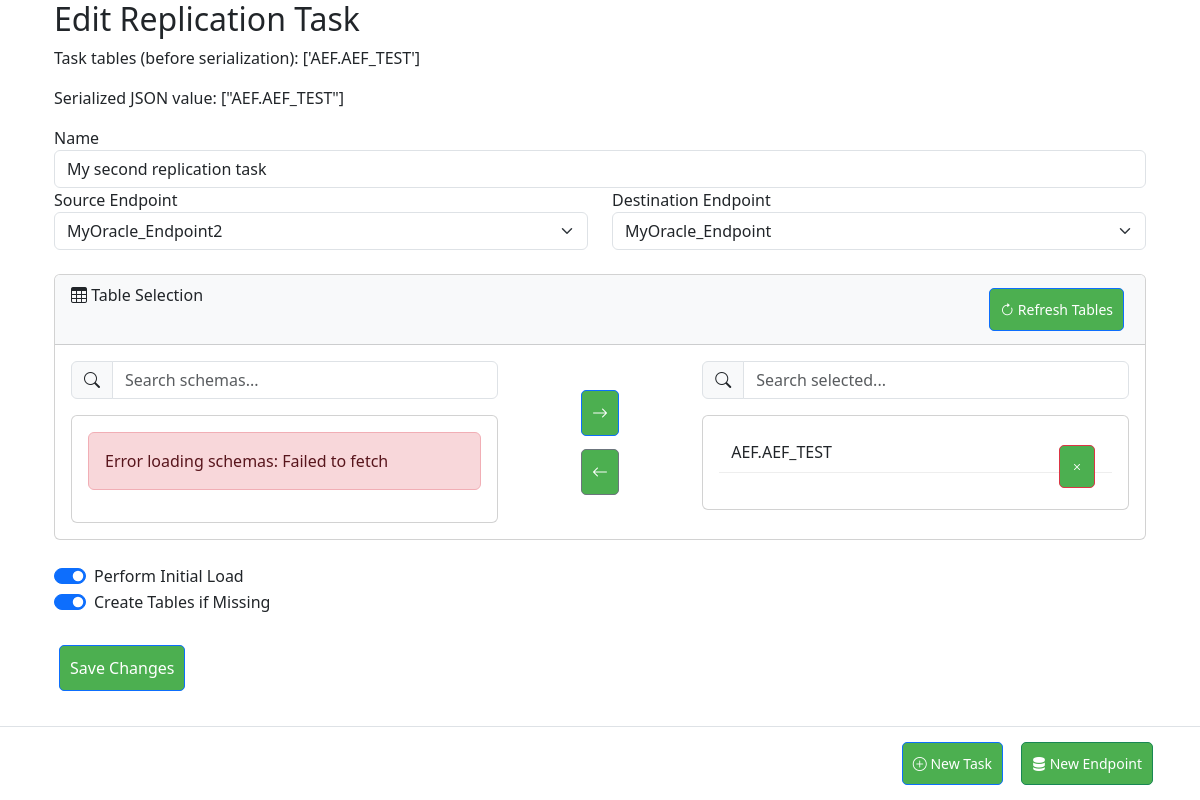
Before: /task/edit/2 with the older database file.
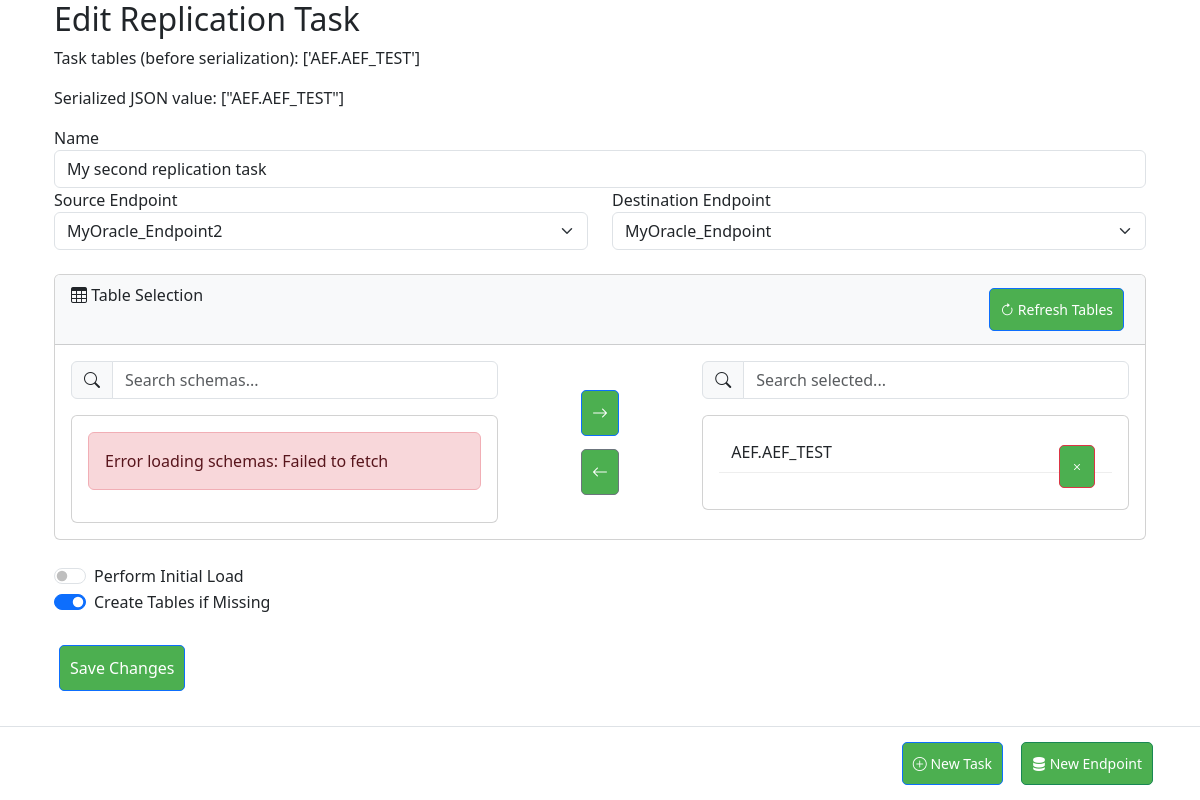
After: the same page with the newer database file.
### app/models/task.py (models this page shows, shortened)
class ReplicationTask(db.Model):
    __tablename__ = 'replication_task'
    id = db.Column(db.Integer, primary_key=True)
    name = db.Column(db.String(120), unique=True, nullable=False)
    metrics = db.Column(db.JSON)  # Stores latency, counts, etc.
    source_id = db.Column(db.Integer, db.ForeignKey('endpoint.id'), nullable=False)
    destination_id = db.Column(db.Integer, db.ForeignKey('endpoint.id'), nullable=False)
    tables = db.Column(db.JSON)
    cdc_type = db.Column(db.String(20))
    cdc_config = db.Column(db.JSON)
    status = db.Column(db.String(20), default='stopped')
    options = db.Column(db.JSON)
    last_position = db.Column(db.JSON)
    created_at = db.Column(db.DateTime, default=db.func.now())
    tables = db.Column(db.JSON)  # Store selected tables
    initial_load = db.Column(db.Boolean, default=False)
    create_tables = db.Column(db.Boolean, default=True)
    replication_mode = db.Column(db.String(20), default='full')  # full/partial
    source = db.relationship('Endpoint', foreign_keys=[source_id], backref='source_tasks')
    destination = db.relationship('Endpoint', foreign_keys=[destination_id], backref='destination_tasks')

### app/web/routes.py (the view, shortened to what this page needs)
@bp.route('/task/edit/<int:task_id>', methods=['GET', 'POST'])
def edit_task(task_id):
    task = ReplicationTask.query.get_or_404(task_id)
    print("Task tables:", task.tables)  # Debugging
    form = TaskForm()
    form.source.choices = [(str(e.id), e.name) for e in Endpoint.query.all()]
    form.destination.choices = [(str(e.id), e.name) for e in Endpoint.query.all()]
    if request.method == 'GET':
        form.name.data = task.name
        form.source.data = str(task.source_id)
        form.destination.data = str(task.destination_id)
        form.initial_load.data = task.initial_load
        form.create_tables.data = task.create_tables
    return render_template('edit_task.html', form=form, task=task)

### app/forms.py
class TaskForm(FlaskForm):
    name = StringField('Name', validators=[
        DataRequired(),
        Length(min=3, max=50)
    ])
    source = SelectField('Source Endpoint', choices=[], validators=[DataRequired()])
    destination = SelectField('Destination Endpoint', choices=[], validators=[DataRequired()])
    initial_load = BooleanField('Perform Initial Load', default=True)
    create_tables = BooleanField('Create Tables if Missing', default=True)
    submit = SubmitField('Save Task')

### app/web/templates/edit_task.html (shortened to what this page needs)
{% extends "base.html" %}
{% block content %}
<div class="container">
    <h2>{{ 'Edit' if task else 'Create' }} Replication Task</h2>
<form method="POST" id="task-form">
    <p>Task tables (before serialization): {{ task.tables }}</p>
<p>Serialized JSON value: {{ task.tables | tojson | safe if task and task.tables is not none else '[]' }}</p>
<div class="form-group">
    {{ form.name.label }}
    {{ form.name(class="form-control", autocomplete="off") }}
</div>
<div class="row mb-4">
    <div class="col-md-6">
        {{ form.source.label }}
        {{ form.source(class="form-select", autocomplete="off") }}
    </div>
    <div class="col-md-6">
        {{ form.destination.label }}
        {{ form.destination(class="form-select", autocomplete="off") }}
    </div>
</div>
    <div class="card mb-4">
<div class="card-header">
    <i class="bi bi-table"></i> Table Selection
    <div class="float-end">
        <button type="button" class="btn btn-sm btn-outline-primary"
                onclick="loadSourceTables()">
            <i class="bi bi-arrow-clockwise"></i> Refresh Tables
        </button>
    </div>
</div>
<div class="card-body">
    <div class="row">
        <div class="col-md-5">
            <div class="input-group mb-3">
                <span class="input-group-text"><i class="bi bi-search"></i></span>
                <input type="text" id="schema-search" class="form-control"
                       placeholder="Search schemas..." onkeyup="filterSchemas()">
            </div>
            <div class="card" style="max-height: 500px; overflow-y: auto;">
                <div class="card-body" id="schema-list">
                </div>
            </div>
        </div>
        <div class="col-md-2 d-flex flex-column justify-content-center align-items-center">
            <button type="button" class="btn btn-primary mb-2"
                    onclick="addSelectedTables()">
                <i class="bi bi-arrow-right"></i>
            </button>
            <button type="button" class="btn btn-secondary"
                    onclick="removeSelectedTables()">
                <i class="bi bi-arrow-left"></i>
            </button>
        </div>
        <div class="col-md-5">
            <div class="input-group mb-3">
                <span class="input-group-text"><i class="bi bi-search"></i></span>
                <input type="text" id="selected-search" class="form-control"
                       placeholder="Search selected..." onkeyup="filterSelected()">
            </div>
            <div class="card" style="max-height: 500px; overflow-y: auto;">
                <div class="card-body" id="selected-list">
                </div>
            </div>
        </div>
    </div>
</div>
    </div>
    <div class="row mb-4">
        <div class="col-md-6">
            <div class="form-check form-switch">
                {{ form.initial_load(class="form-check-input") }}
                {{ form.initial_load.label(class="form-check-label") }}
            </div>
            <div class="form-check form-switch">
                {{ form.create_tables(class="form-check-input") }}
                {{ form.create_tables.label(class="form-check-label") }}
            </div>
        </div>
    </div>
    <button type="submit" class="btn btn-primary">Save Changes</button>
</form>
</div>
{% endblock %}

### app/web/templates/base.html (shortened to what this page needs)
<!DOCTYPE html>
<html>
<head>
    <link href="https://cdn.jsdelivr.net/npm/bootstrap@5.3.0/dist/css/bootstrap.min.css" rel="stylesheet">
    <link rel="stylesheet" href="https://cdn.jsdelivr.net/npm/bootstrap-icons@1.11.3/font/bootstrap-icons.min.css">
    <link rel="stylesheet" href="{{ url_for('static', filename='css/dashboard.css') }}">
</head>
<body>
    <main class="container">
        {% block content %}{% endblock %}
    </main>
    <footer class="fixed-footer">
        <div class="container">
            <div class="d-flex justify-content-end gap-2">
                <a href="{{ url_for('web.create_task') }}" class="btn btn-primary btn-sm">
                    <i class="bi bi-plus-circle"></i> New Task
                </a>
                <a href="{{ url_for('web.create_endpoint') }}" class="btn btn-success btn-sm">
                    <i class="bi bi-server"></i> New Endpoint
                </a>
            </div>
        </div>
    </footer>
</body>
</html>

### app/static/css/dashboard.css (style rules this page uses)
.btn { background: #4CAF50; color: white; padding: 10px; border-radius: 5px; text-decoration: none; margin: 5px; }

### app/web/templates/base.html (style rules this page uses)
body { padding-bottom: 70px; }
.fixed-footer { position: fixed; bottom: 0; left: 0; right: 0; background: white; border-top: 1px solid #dee2e6; padding: 10px 0; z-index: 1000; }

### app/web/templates/edit_task.html (style rules this page uses)
.card-header { background-color: #f8f9fa; transition: background-color 0.2s; }
.form-check-input:checked { background-color: #0d6efd; border-color: #0d6efd; }

Changed rows visible on the page:
changed ReplicationTask "['AEF.AEF_TEST']": initial_load "☑" → "☐"
